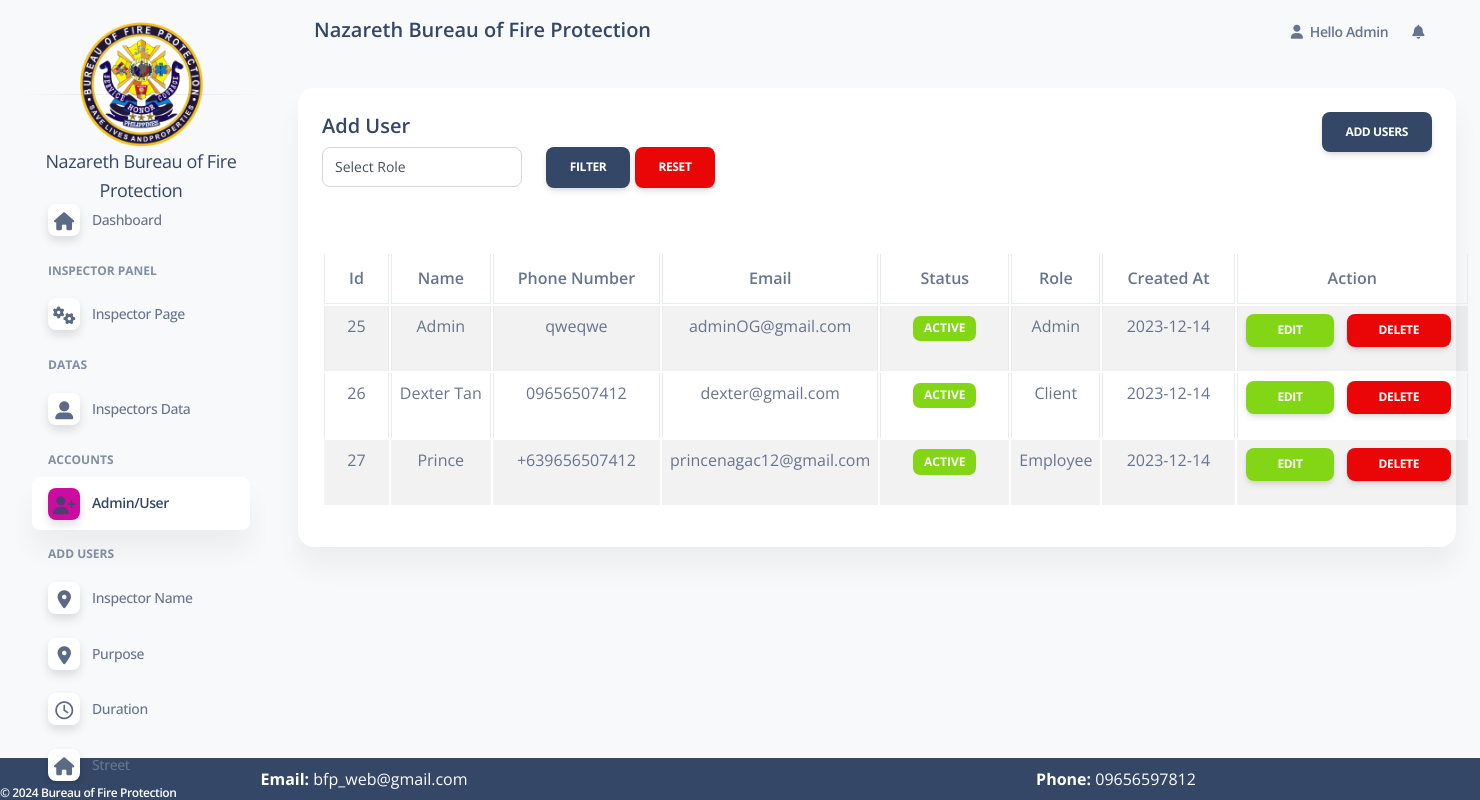
Page /admin/users.php (signed in) on the committed database.
### tables this page shows
CREATE TABLE `user` (
  `id` int(10) NOT NULL,
  `name` varchar(50) NOT NULL,
  `phone_num` varchar(50) NOT NULL,
  `email` varchar(100) NOT NULL,
  `password` varchar(100) NOT NULL,
  `is_ban` varchar(10) NOT NULL,
  `created_at` date NOT NULL DEFAULT current_timestamp(),
  `role` varchar(10) DEFAULT NULL,
  `address` varchar(50) DEFAULT NULL
);

CREATE TABLE `settings` (
  `id` int(11) UNSIGNED NOT NULL,
  `title` varchar(100) NOT NULL,
  `web_name` varchar(100) DEFAULT NULL,
  `domain` varchar(100) DEFAULT NULL,
  `sdescription` text DEFAULT NULL,
  `mdescription` varchar(100) DEFAULT NULL,
  `mkeyword` varchar(100) DEFAULT NULL,
  `email1` varchar(100) DEFAULT NULL,
  `email2` varchar(100) DEFAULT NULL,
  `phone1` varchar(100) DEFAULT NULL,
  `phone2` varchar(100) DEFAULT NULL,
  `address` varchar(100) DEFAULT NULL
);

### config/function.php (called while the page is built, shortened)
<?php
    require 'dbconn.php';
    function validate($inputData)
    {
        global $conn;
       $validateData = mysqli_real_escape_string($conn, $inputData);
       return trim($validateData);
    }
    function webSetting($columnName)
    {
        $setting = getByID('settings', 1);
        if($setting['status'] == 200){
            return $setting['data'][$columnName];
        }
    }
    function getAll($tableName)
    {
        global $conn;
        $table = validate($tableName);
        $query = "SELECT * FROM $table";
        $result = mysqli_query($conn, $query);
        return $result;
    }
    function getByID($tableName, $id){
        global $conn;
        $table = validate($tableName);
        $id = validate($id);
        $query = "SELECT * FROM $table WHERE id = '$id' LIMIT 1";
        $result = mysqli_query($conn, $query);
        if($result)
        {
            if(mysqli_num_rows($result) == 1)
            {
                $row = mysqli_fetch_array($result, MYSQLI_ASSOC);
                $response = [
                    'status' => 200,
                    'message' => 'Fetched Data',
                    'data' => $row
                ];
                return $response;
            }
            else
            {
                $response = [
                    'status' => 404,
                    'message' => 'No Data Has been Recorded'
                ];
                return $response;
            }
        }
        else
        {
            $response = [
                'status' => 500,
                'message' => 'Something Went Wrong'
            ];
            return $response;
        }
    }
?>

### admin/authentication.php (called while the page is built, shortened)
<?php
    if(isset($_SESSION['auth']))
    {
        if(isset($_SESSION['loggedInUserRole']))
        {
            $role = validate($_SESSION['loggedInUserRole']);
            $email  = validate($_SESSION['loggedInUser']['email']);
            $query = "SELECT * FROM user WHERE email = '$email' AND role= '$role' LIMIT 1";
            $result = mysqli_query($conn, $query);
        }
    }
    else{
           redirect('../login.php', 'Login to Access', 'danger');
    }
?>

### admin/users.php (the view, shortened to what this page needs)
<?php
include('includes/header.php'); ?>
<div class="row">
    <div class="col-md-12">
        <div class="card">
            <div class="card-header">
                <h5> Add User
                    <a href="add_users.php" class="btn btn-dark float-end"> Add Users</a>
                </h5>
                <div class="col-md-7">
                    <form action="" method="GET">
                        <div class="row">
                            <div class="col-md-4">
                            <select name="status" required class="form-control">
                                    <option value="">Select Role</option>
                                </select>
                            </div>
                            <div class="col-md-4">
                            <button type="submit" class="btn btn-dark">Filter</button>
                                <a href="users.php" class="btn btn-danger">Reset</a>
                            </div>
                        </div>
                    </form>
                </div>
            </div>
            <div class="card-body">
                <?php
                if (isset($_GET['status']) && isset($_GET['status']) != '') {
                    $role = validate($_GET['status']);
                    $users = mysqli_query($conn, "SELECT * FROM user WHERE role='$role' ORDER BY id DESC");
                } else {
                    $users = getAll('user');
                }
                if ($users) {
                    if (mysqli_num_rows($users) > 0) {
                ?>
                        <table id="myTable" class="table table-bordered table-striped">
                            <thead>
                                <tr>
                                <th class="text-center">Id</th>
                                    <th class="text-center">Name</th>
                                    <th class="text-center">Phone Number</th>
                                    <th class="text-center">Email</th>
                                    <th class="text-center">Status</th>
                                    <th class="text-center">Role</th>
                                    <th class="text-center">Created At</th>
                                    <th class="text-center">Action</th>
                                </tr>
                            </thead>
                            <tbody>
                            <?php
                                foreach ($users as $userItem) {
                                ?>
                                    <tr>
                                    <td class="text-center"> <?= $userItem['id'] ?> </td>
                                        <td class="text-center"><?= $userItem['name'] ?> </span></td>
                                        <td class="text-center"><?= $userItem['phone_num'] ?> </span></td>
                                        <td class="text-center"><?= $userItem['email'] ?></td>
                                        <td class="text-center"><?= $userItem['is_ban'] == true ? ' <span class = "badge bg-danger text-white mx-4"> Deactivate </span>' : '<span class ="badge bg-success text-white mx-4" > Active' ?></td>
                                        <td class="text-center"><?= $userItem['role'] ?> </span></td>
                                        <td class="text-center"><?= $userItem['created_at'] ?> </span></td>
                                        <td class="text-center">
                                            <a href="edit_users.php?id=<?= $userItem['id'] ?>" class="btn btn-success btn-sm">Edit</a>
                                            <a href="delete_users_func.php?id=<?= $userItem['id'] ?>" class="btn btn-danger btn-sm mx-2 " onclick="return confirm('Are you sure you want to delete this data?')">Delete</a>
                                        </td>
                                    </tr>
                                    <?php
                                }
                                ?>
                            </tbody>
                        </table>
                <?php
                    } else {
                        echo '<h5> No Record Found </h5>';
                    }
                } else {
                    echo '<h5> Something Went Wrong </h5>';
                }
                ?>
            </div>
        </div>
    </div>
</div>
<?php include('includes/scripts.php'); ?>

### admin/includes/header.php (shortened to what this page needs)
<?php
require '../config/function.php' ;
include('./authentication.php');
 ?>
<!DOCTYPE html>
<html lang="en">
<head>
  <link href="assets/css/nucleo-icons.css" rel="stylesheet" />
  <link href="assets/css/nucleo-svg.css" rel="stylesheet" />
  <link href="assets/css/nucleo-svg.css" rel="stylesheet" />
  <link id="pagestyle" href="assets/css/soft-ui-dashboard.css?v=1.0.7" rel="stylesheet" />
  <link rel="stylesheet" href="https://cdn.datatables.net/1.13.4/css/dataTables.bootstrap5.min.css" />
</head>
<body class="g-sidenav-show bg-gray-100">
<?php include('sidebar.php');?>
<main class="main-content position-relative max-height-vh-100 h-100 border-radius-lg ">
        <?php include('navbar.php');?>
        <div class="container-fluid py-4">

### admin/includes/sidebar.php (shortened to what this page needs)
<?php
  $pageName = substr($_SERVER['SCRIPT_NAME'], strrpos($_SERVER['SCRIPT_NAME'], "/") +1);
?>
<aside class="sidenav navbar navbar-vertical navbar-expand-xs border-0 border-radius-xl my-3 fixed-start ms-3 " id="sidenav-main">
    <div class="sidenav-header">
      <a class="navbar-brand m-0">
        <div class="text-center">
          <a href="index.php">
        <img src="assets/img/logo.png" style="margin-top: -90px;" width="50% " class="">
      <p class = " text-break " style= "font-size: 18px;">Nazareth Bureau of Fire Protection</p>
      </a>
      </div>
      </a>
    </div>
    <hr class="horizontal dark mt-0">
    <div class="collapse navbar-collapse w-auto my-7" id="sidenav-collapse-main">
      <ul class="navbar-nav">
      <li class="nav-item">
          <a class="nav-link
          <?= $pageName == 'index.php' ? 'active' : '' ?>
          " href="index.php">
            <div class="icon icon-shape icon-sm shadow border-radius-md bg-white text-center me-2 d-flex align-items-center justify-content-center">
              <i class = "fa fa-home text-dark text-lg"></i>
            </div>
            <span class="nav-link-text ms-1 ">Dashboard</span>
          </a>
        </li>
        <li class="nav-item mt-3">
          <h6 class="ps-4 ms-2 text-uppercase text-xs font-weight-bolder opacity-6">Inspector Panel</h6>
        </li>
        <li class="nav-item">
            <a class="nav-link
            <?= $pageName == 'inspector_page.php' ? 'active' : '' ?>
             " href="inspector_page.php">
                <div class="icon icon-shape icon-sm shadow border-radius-md bg-white text-center me-2 d-flex align-items-center justify-content-center">
                    <i class = "fa fa-cogs text-dark text-lg"></i>
                </div>
                <span class="nav-link-text ms-1">Inspector Page</span>
            </a>
        </li>
        <li class="nav-item mt-3">
          <h6 class="ps-4 ms-2 text-uppercase text-xs font-weight-bolder opacity-6">Datas</h6>
        </li>
        <li class="nav-item">
          <a class="nav-link
          <?= $pageName == 'inspection_order.php' ? 'active' : '' ?> " href="inspection_order.php">
            <div class="icon icon-shape icon-sm shadow border-radius-md bg-white text-center me-2 d-flex align-items-center justify-content-center">
            <i class = "fa fa-user-alt text-dark text-lg"></i>
            </div>
            <span class="nav-link-text ms-1">Inspectors Data</span>
          </a>
        </li>
        <li class="nav-item mt-3">
          <h6 class="ps-4 ms-2 text-uppercase text-xs font-weight-bolder opacity-6">Accounts</h6>
        </li>
        <li class="nav-item">
          <a class="nav-link
          <?= $pageName == 'users.php' ? 'active' : '' ?> " href="users.php">
            <div class="icon icon-shape icon-sm shadow border-radius-md bg-white text-center me-2 d-flex align-items-center justify-content-center">
            <i class = "fa fa-user-plus text-dark text-lg"></i>
            </div>
            <span class="nav-link-text ms-1">Admin/User</span>
          </a>
        </li>
        <li class="nav-item mt-3">
          <h6 class="ps-4 ms-2 text-uppercase text-xs font-weight-bolder opacity-6">Add Users</h6>
        </li>
        <li class="nav-item">
          <a class="nav-link
          <?= $pageName == 'inspector_panel.php' ? 'active' : '' ?> " href="inspector_panel.php">
            <div class="icon icon-shape icon-sm shadow border-radius-md bg-white text-center me-2 d-flex align-items-center justify-content-center">
            <i class = "fa fa-map-marker text-dark text-lg"></i>
            </div>
            <span class="nav-link-text ms-1">Inspector Name</span>
          </a>
        </li>
        <li class="nav-item">
          <a class="nav-link
          <?= $pageName == 'purpose_panel.php' ? 'active' : '' ?>  " href="purpose_panel.php">
            <div class="icon icon-shape icon-sm shadow border-radius-md bg-white text-center me-2 d-flex align-items-center justify-content-center">
            <i class = "fa fa-map-marker text-dark text-lg"></i>
            </div>
            <span class="nav-link-text ms-1">Purpose</span>
          </a>
        </li>
        <li class="nav-item">
          <a class="nav-link
          <?= $pageName == 'duration_panel.php' ? 'active' : '' ?> " href="duration_panel.php">
            <div class="icon icon-shape icon-sm shadow border-radius-md bg-white text-center me-2 d-flex align-items-center justify-content-center">
            <i class = "fa far fa-clock	 text-dark text-lg"></i>
            </div>
            <span class="nav-link-text ms-1">Duration</span>
          </a>
        </li>
        <li class="nav-item">
          <a class="nav-link
          <?= $pageName == 'barangay_panel.php' ? 'active' : '' ?> " href="barangay_panel.php">
            <div class="icon icon-shape icon-sm shadow border-radius-md bg-white text-center me-2 d-flex align-items-center justify-content-center">
              <i class = "fa fa-home text-dark text-lg"></i>
            </div>
            <span class="nav-link-text ms-1">Street</span>
          </a>
        </li>
      </ul>
    </div>
  </aside>

### admin/includes/navbar.php (shortened to what this page needs)
<nav class="navbar navbar-main navbar-expand-lg px-0 mx-4 shadow-none border-radius-xl" id="navbarBlur" navbar-scroll="true">
      <div class="container-fluid py-1 px-3">
        <nav aria-label="breadcrumb">
          <ol class="breadcrumb bg-transparent mb-0 pb-0 pt-1 px-0 me-sm-6 me-5">
            <li class="breadcrumb-item text-sm text-dark active" aria-current="page">
            <h5>
            Nazareth Bureau of Fire Protection
            </h5>
            </li>
          </ol>
        </nav>
        <div class="collapse navbar-collapse mt-sm-0 mt-2 me-md-0 me-sm-4" id="navbar">
          <ul class="navbar-nav  justify-content-end">
            <li class="nav-item dropdown pe-2 d-flex align-items-center mx-2">
            <a href="javascript:;" class="nav-link text-body p-0 font-weight-bold" id="dropdownMenuButton" data-bs-toggle="dropdown" aria-expanded="false">
                <i class="fa fa-user me-sm-1"></i>
                <span class="d-sm-inline d-none">Hello <?= $_SESSION['loggedInUser']['name']; ?></span>
              </a>
            </div>
              <li class="nav-item dropdown pe-2 d-flex align-items-center mx-2">
              <a href="javascript:;" class="nav-link text-body p-0" id="dropdownMenuButton" data-bs-toggle="dropdown" aria-expanded="false">
                <i class="fa fa-bell cursor-pointer"></i>
              </a>
            </li>
                    </div>
    </nav>

### admin/includes/scripts.php (shortened to what this page needs)
<div class="bg-dark " style=" position: fixed;
  left: 0;
  bottom: 0;
  width: 100%;
  color: white;
  text-align: center;">
   <div class="copyright text-center  text-xs text-muted text-xs-start " style = "position: fixed;  bottom:0;">
                <a  class="font-weight-bold text-white" target="_blank">
                   ©  Bureau of Fire Protection</a>
              </div>
    <div class="row">
      <div class="col-md-6 text-white">
       <p class = "text-center my-2"> <strong> Email: </strong> <?=webSetting('email1') ?? ''; ?></p>
      </div>
      <div class="col-md-6 text-white">
      <p class = "text-center my-2"> <strong> Phone: </strong> <?=webSetting('phone1') ?? ''; ?></p>
      </div>
      </div>
</div>
</body>
</html>

### admin/assets/css/nucleo-svg.css (style rules this page uses)
.icon { display: inline-block; color: #111111; height: 1em; width: 1em; }
.icon-sm { height: 0.8em; width: 0.8em; }
.icon { fill: currentColor; stroke: none; }

### rows in the picture
user: id "25", name "Admin", phone_num "qweqwe", email "adminOG@gmail.com", is_ban "ACTIVE", role "Admin", created_at "2023-12-14"
user: id "26", name "Dexter Tan", phone_num "09656507412", email "dexter@gmail.com", is_ban "ACTIVE", role "Client", created_at "2023-12-14"
user: id "27", name "Prince", phone_num "+639656507412", email "princenagac12@gmail.com", is_ban "ACTIVE", role "Employee", created_at "2023-12-14"
settings: email1 "bfp_web@gmail.com", phone1 "09656597812"

### other values in the picture
$_SESSION['loggedInUser']['name'] "Admin"
